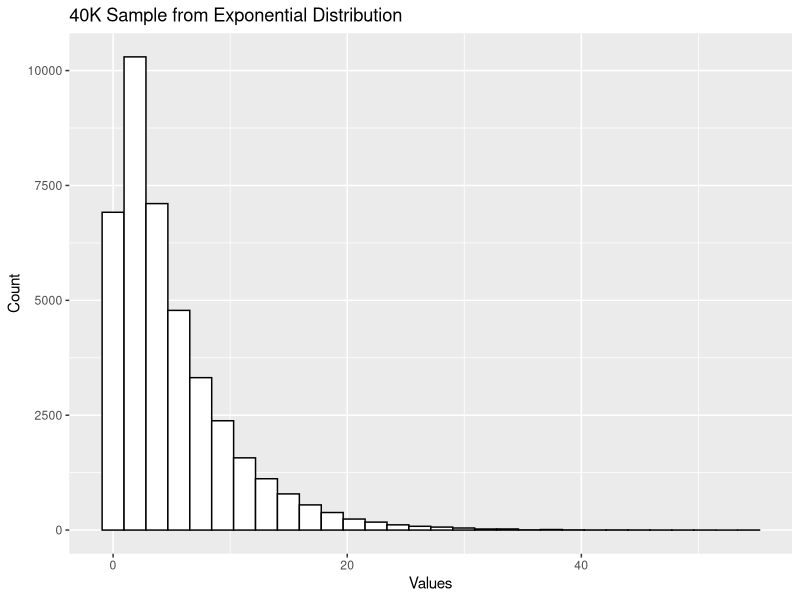
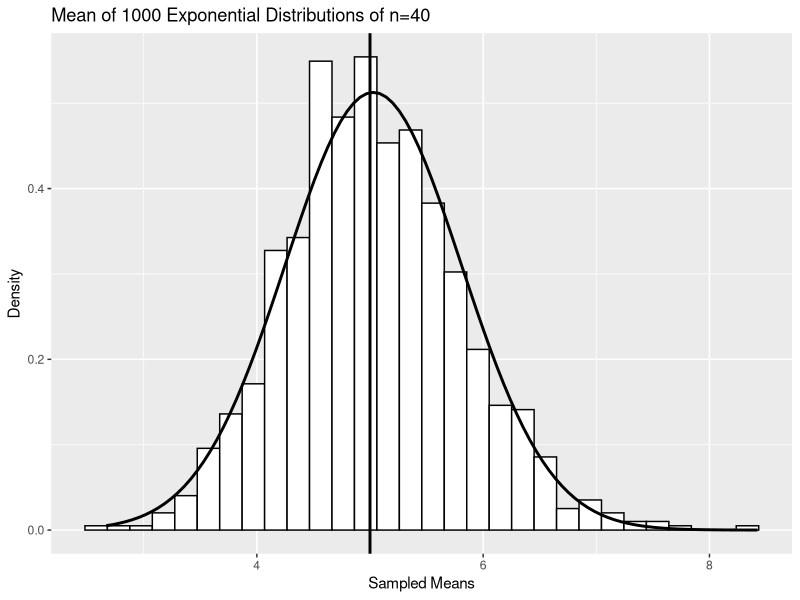
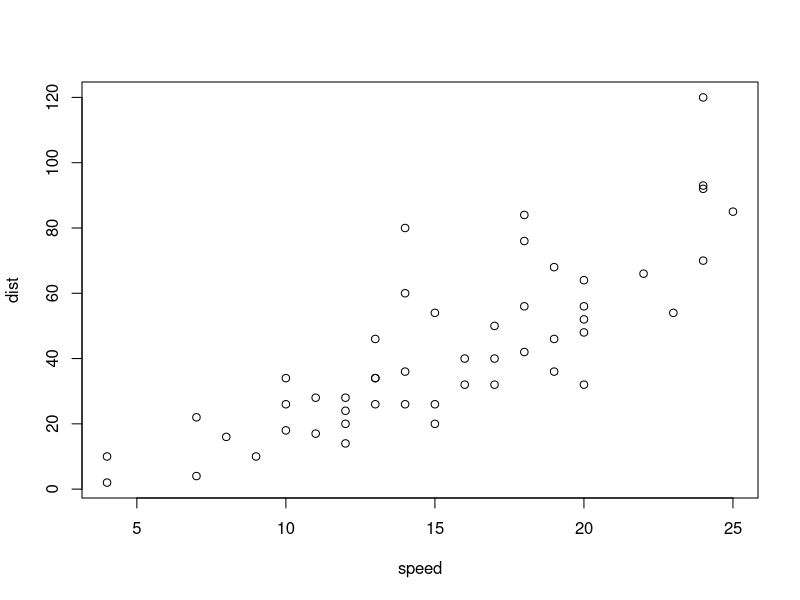

Generate these figures, in order, with R:
## ---- chunk 1
# Required Libraries
library(ggplot2)

# Example Exponential Distribution
expDist = NULL
set.seed(999) #For reporduceability
expDist = data.frame(rexp(40000, rate=0.2))
colnames(expDist) = c("values")

ggplot(expDist, aes(x=values)) +
  geom_histogram(colour="black", fill="white") +
  ggtitle("40K Sample from Exponential Distribution") +
  xlab("Values") +
  ylab("Count")
## ---- chunk 2
# Exponential Distribution Simulation Loop
set.seed(999) #For reporduceability
expMeans = NULL
for (i in 1:1000) {
  expMeans = c(expMeans, mean(rexp(40, rate=0.2)))
}
expMeans = data.frame(expMeans)
colnames(expMeans) = c("means")

ggplot(expMeans, aes(x=means)) +
  geom_histogram(colour="black", fill="white", aes(y=..density..)) +
  stat_function(fun=dnorm, args=list(mean=mean(expMeans$means),sd=sd(expMeans$means)),size = 1, colour = "black") +
  geom_vline(xintercept = 5, size = 1, colour = "black") +
  ggtitle("Mean of 1000 Exponential Distributions of n=40") +
  xlab("Sampled Means") +
  ylab("Density")
## ---- chunk 3
summary(cars)
## ---- chunk 4
plot(cars)
